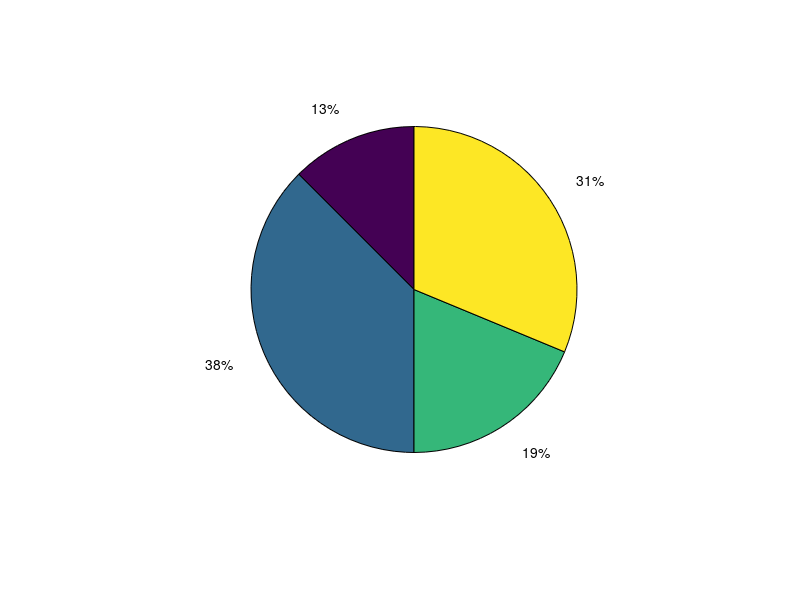

Source code (MATLAB): (Note: this script raises an error after producing the figure.)
% Plot Execution time distribution for the Kernels on the K80

% Execution Time
t_H2D=1; % [s]
t_GPU=3; % [s]
t_D2H=1.5; % [s]
t_DT=2.5; % [s]

X = [t_H2D,t_GPU,t_D2H,t_DT];
p = pie(X);

% Extract the Percentage values
hText = findobj(p,'Type','text'); % text object handles
percentValues = get(hText,'String'); % percent values

% get rid of % symbol
for i=1:4; prcent=percentValues{i}; percentValues{i}=prcent(1:end-1); end

% Combine Labels with their percentage values
labels = {'H2D: ';'GPU: ';'D2H: ';'DT: '};
combinedtxt = strcat(labels,percentValues,'$\%$'); % strings and percent values

% store extend values
oldExtents_cell = get(hText,'Extent'); % cell array

hText(1).String = combinedtxt(1);
hText(2).String = combinedtxt(2);
hText(3).String = combinedtxt(3);
hText(4).String = combinedtxt(4);

for i = 1:2:8
p(i).EdgeColor = 'none';
end

for i = 2:2:8
p(i).FontSize = 16;
p(i).Interpreter = 'Latex';
end